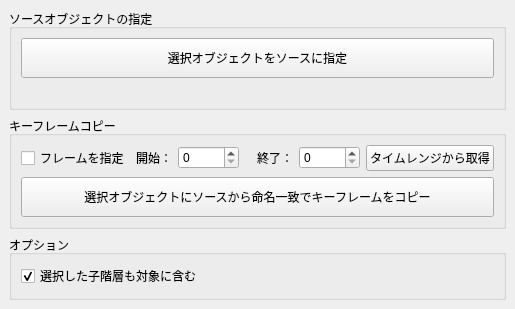
<?xml version="1.0" encoding="UTF-8"?>
<ui version="4.0">
 <class>MainWindow</class>
 <widget class="QMainWindow" name="MainWindow">
  <property name="geometry">
   <rect>
    <x>0</x>
    <y>0</y>
    <width>454</width>
    <height>277</height>
   </rect>
  </property>
  <property name="windowTitle">
   <string>MainWindow</string>
  </property>
  <widget class="QWidget" name="centralwidget">
   <layout class="QVBoxLayout" name="verticalLayout_3">
    <item>
     <widget class="QGroupBox" name="groupBox">
      <property name="title">
       <string>ソースオブジェクトの指定</string>
      </property>
      <layout class="QVBoxLayout" name="verticalLayout">
       <item>
        <widget class="QPushButton" name="set_source_obj_button">
         <property name="minimumSize">
          <size>
           <width>0</width>
           <height>40</height>
          </size>
         </property>
         <property name="text">
          <string>選択オブジェクトをソースに指定</string>
         </property>
        </widget>
       </item>
       <item>
        <widget class="QLabel" name="src_info_label">
         <property name="text">
          <string/>
         </property>
        </widget>
       </item>
      </layout>
     </widget>
    </item>
    <item>
     <widget class="QGroupBox" name="groupBox_2">
      <property name="title">
       <string>キーフレームコピー</string>
      </property>
      <layout class="QVBoxLayout" name="verticalLayout_2">
       <item>
        <layout class="QHBoxLayout" name="horizontalLayout">
         <item>
          <widget class="QCheckBox" name="use_frame_range_check">
           <property name="text">
            <string>フレームを指定</string>
           </property>
          </widget>
         </item>
         <item>
          <spacer name="horizontalSpacer">
           <property name="orientation">
            <enum>Qt::Horizontal</enum>
           </property>
           <property name="sizeHint" stdset="0">
            <size>
             <width>40</width>
             <height>20</height>
            </size>
           </property>
          </spacer>
         </item>
         <item>
          <widget class="QLabel" name="start_range_label">
           <property name="enabled">
            <bool>true</bool>
           </property>
           <property name="text">
            <string>開始：</string>
           </property>
          </widget>
         </item>
         <item>
          <widget class="QSpinBox" name="start_frame_spin">
           <property name="maximum">
            <number>10000</number>
           </property>
          </widget>
         </item>
         <item>
          <widget class="QLabel" name="end_range_label">
           <property name="text">
            <string>　終了：</string>
           </property>
          </widget>
         </item>
         <item>
          <widget class="QSpinBox" name="end_frame_spin">
           <property name="maximum">
            <number>10000</number>
           </property>
          </widget>
         </item>
         <item>
          <widget class="QPushButton" name="set_range_from_timeline_button">
           <property name="text">
            <string>タイムレンジから取得</string>
           </property>
          </widget>
         </item>
        </layout>
       </item>
       <item>
        <widget class="QPushButton" name="key_frame_copy_button">
         <property name="minimumSize">
          <size>
           <width>0</width>
           <height>40</height>
          </size>
         </property>
         <property name="text">
          <string>選択オブジェクトにソースから命名一致でキーフレームをコピー</string>
         </property>
        </widget>
       </item>
      </layout>
     </widget>
    </item>
    <item>
     <widget class="QGroupBox" name="groupBox_3">
      <property name="title">
       <string>オプション</string>
      </property>
      <layout class="QVBoxLayout" name="verticalLayout_4">
       <item>
        <widget class="QCheckBox" name="select_hierarchy_check">
         <property name="text">
          <string>選択した子階層も対象に含む</string>
         </property>
         <property name="checked">
          <bool>true</bool>
         </property>
        </widget>
       </item>
      </layout>
     </widget>
    </item>
    <item>
     <spacer name="verticalSpacer">
      <property name="orientation">
       <enum>Qt::Vertical</enum>
      </property>
      <property name="sizeHint" stdset="0">
       <size>
        <width>20</width>
        <height>40</height>
       </size>
      </property>
     </spacer>
    </item>
   </layout>
  </widget>
 </widget>
 <resources/>
 <connections/>
</ui>
